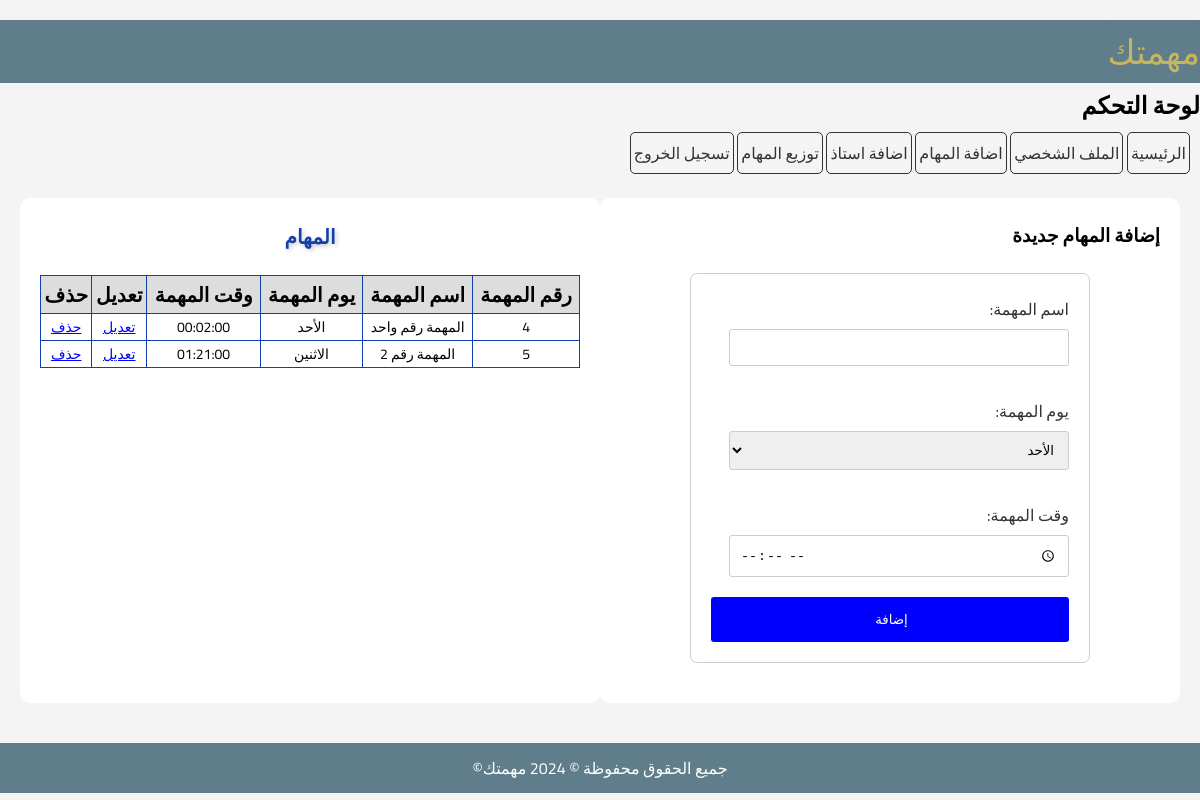
/task.php (signed in), run on the app's committed database.
### tables this page shows
CREATE TABLE `lessons` (
  `lesson_id` int(11) NOT NULL,
  `lesson_name` varchar(100) NOT NULL,
  `lesson_day_of_week` varchar(20) NOT NULL,
  `lesson_time` time NOT NULL,
  `task_date` date NOT NULL DEFAULT current_timestamp()
);

### task.php (the view, shortened to what this page needs)
<!DOCTYPE html>
<html lang="ar">
<head>
</head>
<body>
    <div class="container">
       <?php include 'nav.php';?>
        <main>
        <section class="widgets">
                <div class="widget">
                <h3>إضافة المهام جديدة</h3>
<form action="insert_lesson.php" method="post">
    <label for="lesson_name">اسم المهمة:</label>
    <input type="text" id="lesson_name" name="lesson_name" required><br><br>
    <label for="lesson_day">يوم المهمة:</label>
    <select id="lesson_day" name="lesson_day" required>
        <option value="الأحد">الأحد</option>
    </select><br><br>
    <label for="lesson_time">وقت المهمة:</label>
    <input type="time" id="lesson_time" name="lesson_time" required>
    <input type="submit" value="إضافة " class="button">
</form>
                </div>
            </section>
            <section class="widgets">
                <div class="widget">
                <h2>المهام </h2>
                <?php
include "connect.php";
$query = "SELECT * FROM lessons";
$result = mysqli_query($conn, $query);
?>
<table>
<tr>
<th>رقم المهمة</th>
<th>اسم المهمة</th>
<th>يوم المهمة</th>
<th>وقت المهمة</th>
<th>تعديل</th>
<th>حذف</th>
</tr>
<?php
while ($row = mysqli_fetch_assoc($result)) {
    echo "<tr>";
    echo "<td>" . $row['lesson_id'] . "</td>";
    echo "<td>" . $row['lesson_name'] . "</td>";
    echo "<td>" . $row['lesson_day_of_week'] . "</td>";
    echo "<td>" . $row['lesson_time'] . "</td>";
    echo "<td><a href='edit_lesson.php?id=" . $row['lesson_id'] . "'>تعديل</a></td>";
    echo "<td><a href='delete_lesson.php?id=" . $row['lesson_id'] . "' onclick='return confirm(\"هل تريد حذف المهمة ?\")'>حذف</a></td>";
    echo "</tr>";
}
?>
</table>
            </section>
                </div>
        <footer>
            <p>جميع الحقوق محفوظة © 2024 مهمتك&copy; </p>
        </footer>
</body>
</html>

### task.php (style rules this page uses)
* { box-sizing: border-box; margin: 0; padding: 0; }
body { font-family: 'Cairo', Tahoma, Geneva, Verdana, sans-serif; direction: rtl; text-align: right; background-color: #f4f4f4; }
.container { margin: 20px auto; }
main { display: flex; padding: 20px; }
.widgets { flex: 1; padding: 20px; background-color: #fff; border-radius: 10px; margin-right: 0px; }
.widget { margin-bottom: 20px; }
footer { background-color: rgba(96, 125, 139, 1); color: #fff; padding: 10px 20px; text-align: center; }
form { width: 400px; margin: 20px auto; padding: 20px; background-color: #fff; border: 1px solid #ccc; border-radius: 7px; }
form label { display: block; margin-bottom: 5px; color: #333; text-align: right; }
form input[type="text"], form input[type="email"], form input[type="time"], form input[type="password"],select { width: 95%; padding: 10px; border: 1px solid #ccc; border-radius: 3px; }
.button[type="submit"] { margin-top: 20px; width: 100%; padding: 10px; background-color: blue; color: #fff; border: none; border-radius: 3px; cursor: pointer; font-family: 'Cairo'; }
h2 { color: #1240ab; font-family: 'Segoe UI', Tahoma, Geneva, Verdana, sans-serif; font-size: 44px; font-weight: bold; text-align: center; text-shadow: 2px 2px 4px rgba(0, 0, 0, 0.2); margin-bottom: 20px; font-family: 'Cairo', Tahoma, Geneva, Verdana, sans-serif; }
table { border-collapse: collapse; width: 100%; text-align: center; font-family: 'Cairo'; font-size: 20px; border-radius: 3px; border: 1px solid #1240ab; }
th { background-color: #ddd; text-align: center; font-weight: bold; border: 1px solid #1240ab; }
td { font-size: 14px; border: 1px solid #1240ab; }
h2 { font-size: 20px; font-weight: bold; text-align: center; }
a { color: blue; }

### data on the page
lessons: lesson_id "4", lesson_name "المهمة رقم واحد", lesson_day_of_week "الأحد", lesson_time "00:02:00"
lessons: lesson_id "5", lesson_name "المهمة رقم 2", lesson_day_of_week "الاثنين", lesson_time "01:21:00"
